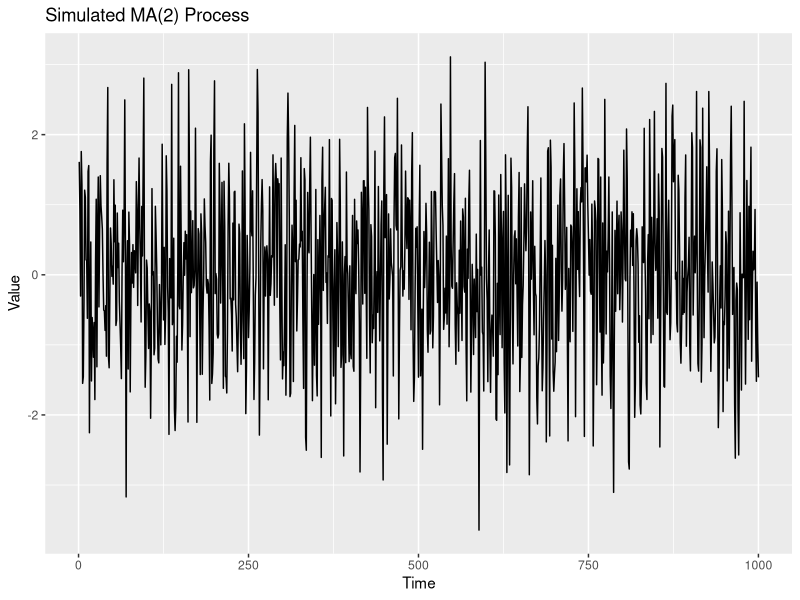
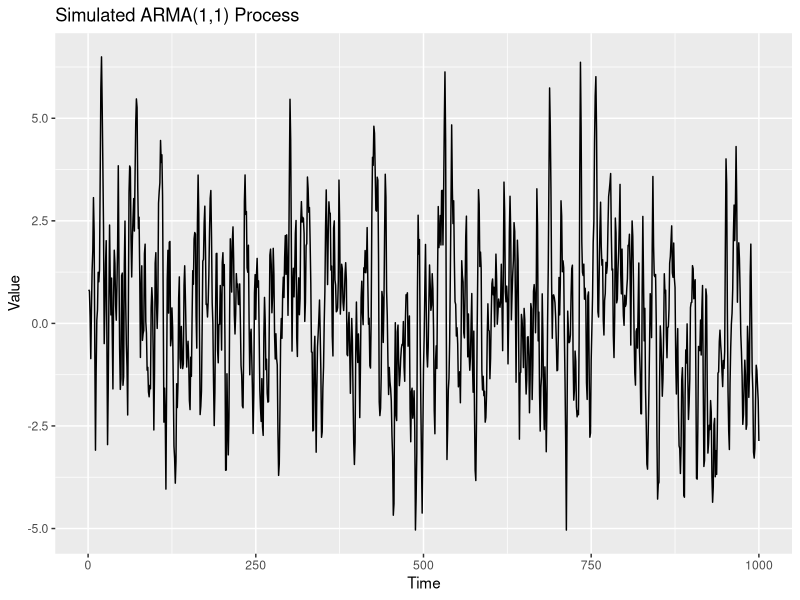
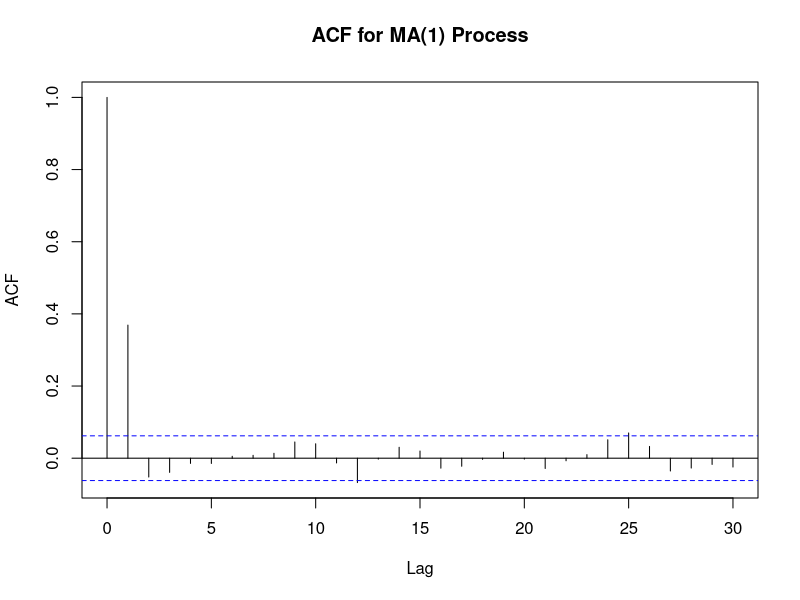
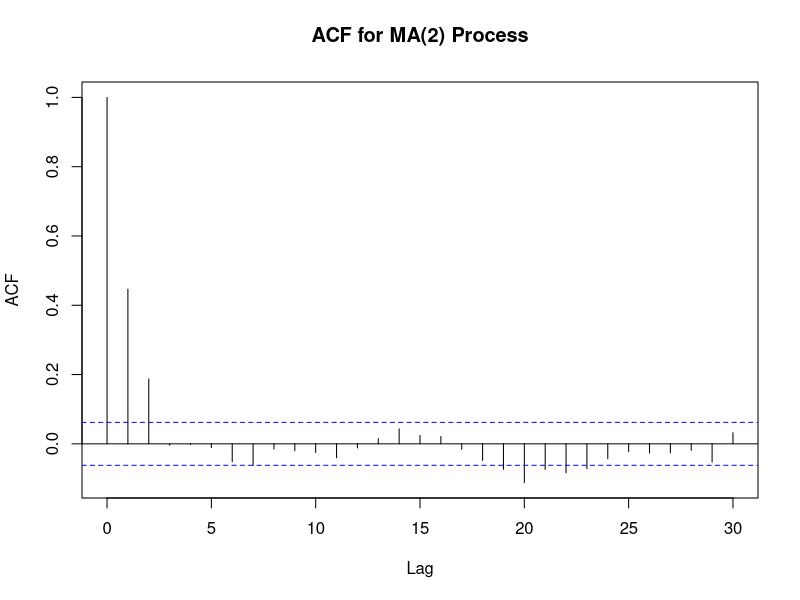
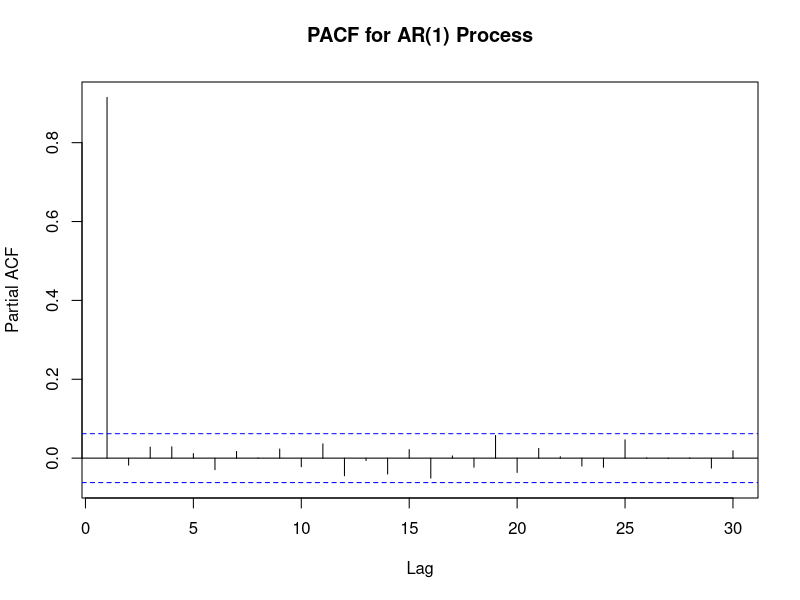
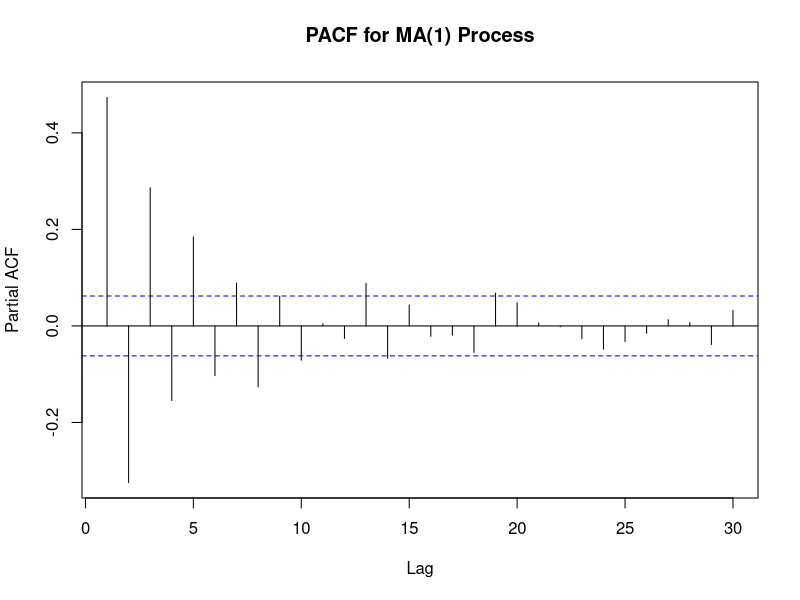

The R script that drew these images, in order:
##########################################################################################
# Set working directory to the folder where this script is saved
if (requireNamespace("rstudioapi", quietly = TRUE)) {
  setwd(dirname(rstudioapi::getActiveDocumentContext()$path))
}
##########################################################################################

# Load required libraries
library(ggplot2)
library(forecast)
library(stats)

# Set random seed for reproducibility
set.seed(123)

######################
# 1. Simulate MA(2) process manually
######################

simulate_ma2 <- function(n, theta1, theta2, sigma) {
  eps <- rnorm(n + 2, sd = sigma)
  x <- numeric(n)
  for (i in 1:n) {
    x[i] <- eps[i + 2] + theta1 * eps[i + 1] + theta2 * eps[i]
  }
  return(x)
}

n <- 1000
theta1 <- 0.5
theta2 <- -0.3
sigma <- 1

ma2_data <- simulate_ma2(n, theta1, theta2, sigma)

# Plot MA(2) simulation
png(filename = "ma2_simulated_process.png", width = 600, height = 400)
ggplot(data.frame(time = 1:n, value = ma2_data), aes(x = time, y = value)) +
  geom_line() +
  ggtitle("Simulated MA(2) Process") +
  xlab("Time") +
  ylab("Value")
dev.off()

######################
# 2. Simulate ARMA(1,1) process
######################

set.seed(12345)
ar_param <- 0.6
ma_param <- 0.7

arma11_data <- arima.sim(list(order = c(1, 0, 1), ar = ar_param, ma = ma_param), n = n)

# Plot ARMA(1,1) simulation
png(filename = "arma11_simulated_process.png", width = 600, height = 400)
ggplot(data.frame(time = 1:n, value = arma11_data), aes(x = time, y = value)) +
  geom_line() +
  ggtitle("Simulated ARMA(1,1) Process") +
  xlab("Time") +
  ylab("Value")
dev.off()

######################
# 3. ACF and PACF plots
######################

# MA(1) process ACF
set.seed(123)
ma1_sim <- arima.sim(n = n, model = list(ma = c(0.5)))
png(filename = "ma1_acf.png", width = 600, height = 400)
acf(ma1_sim, main = "ACF for MA(1) Process")
dev.off()

# MA(2) process ACF
ma2_sim <- arima.sim(n = n, model = list(ma = c(0.5, 0.3)))
png(filename = "ma2_acf.png", width = 600, height = 400)
acf(ma2_sim, main = "ACF for MA(2) Process")
dev.off()

# AR(1) process PACF
ar1_sim <- arima.sim(n = n, model = list(ar = c(0.9)))
png(filename = "ar1_pacf.png", width = 600, height = 400)
pacf(ar1_sim, main = "PACF for AR(1) Process")
dev.off()

# MA(1) process PACF
ma1_sim <- arima.sim(n = n, model = list(ma = c(0.9)))
png(filename = "ma1_pacf.png", width = 600, height = 400)
pacf(ma1_sim, main = "PACF for MA(1) Process")
dev.off()

# (Optional) Print PACF values
pacf_values <- pacf(ma1_sim, plot = FALSE)$acf
print(pacf_values)
